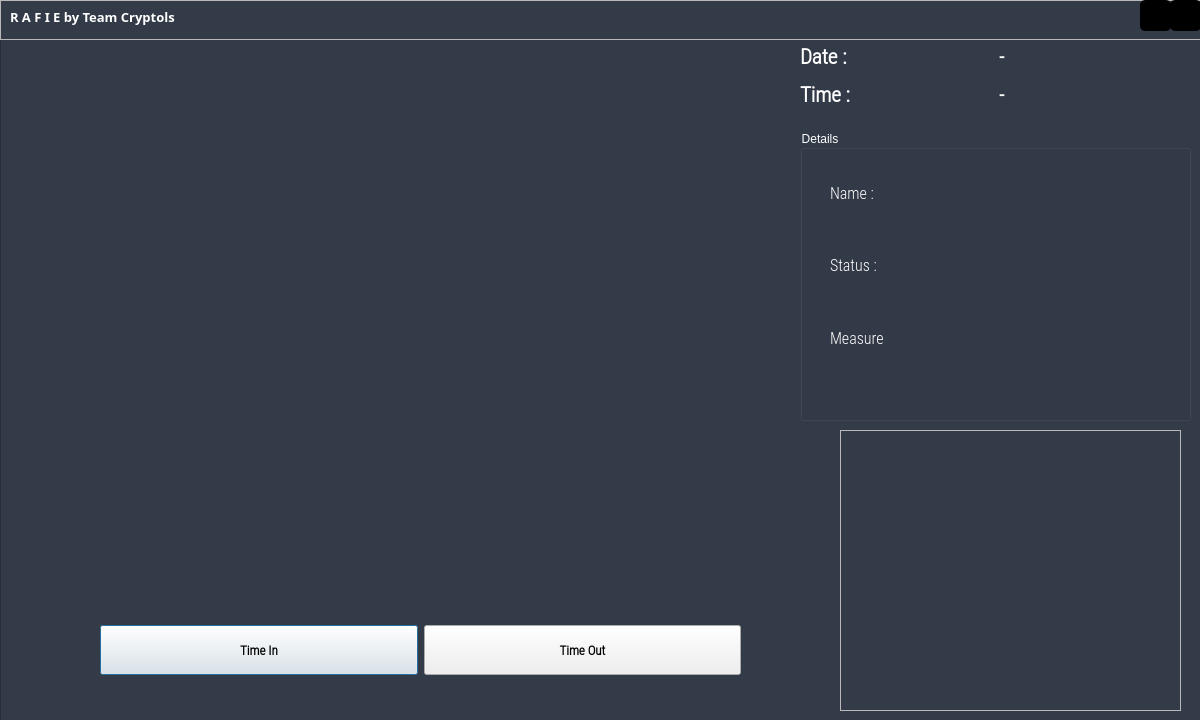
<?xml version="1.0" encoding="UTF-8"?>
<ui version="4.0">
 <class>OutputDialog</class>
 <widget class="QDialog" name="OutputDialog">
  <property name="geometry">
   <rect>
    <x>0</x>
    <y>0</y>
    <width>1200</width>
    <height>720</height>
   </rect>
  </property>
  <property name="minimumSize">
   <size>
    <width>0</width>
    <height>0</height>
   </size>
  </property>
  <property name="maximumSize">
   <size>
    <width>1280</width>
    <height>720</height>
   </size>
  </property>
  <property name="font">
   <font>
    <family>Calibri</family>
    <weight>75</weight>
    <bold>true</bold>
   </font>
  </property>
  <property name="windowTitle">
   <string>Face Recognition Attendance App</string>
  </property>
  <property name="windowIcon">
   <iconset>
    <normaloff>:/icon/icon.png</normaloff>:/icon/icon.png</iconset>
  </property>
  <property name="styleSheet">
   <string notr="true">QDialog#OutputDialog{
background-color: rgb(52, 59, 72);
}</string>
  </property>
  <widget class="QFrame" name="frame_3">
   <property name="geometry">
    <rect>
     <x>0</x>
     <y>0</y>
     <width>1201</width>
     <height>721</height>
    </rect>
   </property>
   <property name="styleSheet">
    <string notr="true">QFrame#frame_3{
background-color: rgb(52, 59, 72);
}</string>
   </property>
   <property name="frameShape">
    <enum>QFrame::StyledPanel</enum>
   </property>
   <property name="frameShadow">
    <enum>QFrame::Raised</enum>
   </property>
   <widget class="QLabel" name="imgLabel">
    <property name="geometry">
     <rect>
      <x>100</x>
      <y>120</y>
      <width>640</width>
      <height>471</height>
     </rect>
    </property>
    <property name="minimumSize">
     <size>
      <width>4</width>
      <height>0</height>
     </size>
    </property>
    <property name="maximumSize">
     <size>
      <width>640</width>
      <height>480</height>
     </size>
    </property>
    <property name="text">
     <string/>
    </property>
   </widget>
   <widget class="QWidget" name="gridLayoutWidget">
    <property name="geometry">
     <rect>
      <x>800</x>
      <y>40</y>
      <width>391</width>
      <height>71</height>
     </rect>
    </property>
    <layout class="QGridLayout" name="gridLayout_2">
     <item row="0" column="0">
      <widget class="QLabel" name="label">
       <property name="font">
        <font>
         <family>Roboto Condensed Light</family>
         <pointsize>16</pointsize>
         <weight>75</weight>
         <bold>true</bold>
        </font>
       </property>
       <property name="styleSheet">
        <string notr="true">color: rgb(255, 255, 255);</string>
       </property>
       <property name="text">
        <string>Date :</string>
       </property>
      </widget>
     </item>
     <item row="0" column="1">
      <widget class="QLabel" name="Date_Label">
       <property name="font">
        <font>
         <family>Roboto Condensed Light</family>
         <pointsize>15</pointsize>
         <weight>75</weight>
         <bold>true</bold>
        </font>
       </property>
       <property name="styleSheet">
        <string notr="true">color: rgb(255, 255, 255);</string>
       </property>
       <property name="text">
        <string>-</string>
       </property>
      </widget>
     </item>
     <item row="1" column="0">
      <widget class="QLabel" name="label_2">
       <property name="font">
        <font>
         <family>Roboto Condensed Light</family>
         <pointsize>16</pointsize>
         <weight>75</weight>
         <bold>true</bold>
        </font>
       </property>
       <property name="styleSheet">
        <string notr="true">color: rgb(255, 255, 255);</string>
       </property>
       <property name="text">
        <string>Time :</string>
       </property>
      </widget>
     </item>
     <item row="1" column="1">
      <widget class="QLabel" name="Time_Label">
       <property name="font">
        <font>
         <family>Roboto Condensed Light</family>
         <pointsize>15</pointsize>
         <weight>75</weight>
         <bold>true</bold>
        </font>
       </property>
       <property name="styleSheet">
        <string notr="true">color: rgb(255, 255, 255);</string>
       </property>
       <property name="text">
        <string>-</string>
       </property>
      </widget>
     </item>
    </layout>
   </widget>
   <widget class="QGroupBox" name="groupBox">
    <property name="geometry">
     <rect>
      <x>800</x>
      <y>130</y>
      <width>391</width>
      <height>291</height>
     </rect>
    </property>
    <property name="styleSheet">
     <string notr="true">color: rgb(255, 255, 255);</string>
    </property>
    <property name="title">
     <string>Details</string>
    </property>
    <widget class="QWidget" name="verticalLayoutWidget">
     <property name="geometry">
      <rect>
       <x>30</x>
       <y>30</y>
       <width>114</width>
       <height>211</height>
      </rect>
     </property>
     <layout class="QVBoxLayout" name="verticalLayout">
      <item>
       <widget class="QLabel" name="label_3">
        <property name="font">
         <font>
          <family>Roboto Condensed Light</family>
          <pointsize>12</pointsize>
          <weight>50</weight>
          <bold>false</bold>
         </font>
        </property>
        <property name="styleSheet">
         <string notr="true">color: rgb(255, 255, 255);</string>
        </property>
        <property name="text">
         <string>Name : </string>
        </property>
       </widget>
      </item>
      <item>
       <widget class="QLabel" name="label_4">
        <property name="font">
         <font>
          <family>Roboto Condensed Light</family>
          <pointsize>12</pointsize>
          <weight>50</weight>
          <bold>false</bold>
         </font>
        </property>
        <property name="styleSheet">
         <string notr="true">color: rgb(255, 255, 255);</string>
        </property>
        <property name="text">
         <string>Status :</string>
        </property>
       </widget>
      </item>
      <item>
       <widget class="QLabel" name="label_6">
        <property name="font">
         <font>
          <family>Roboto Condensed Light</family>
          <pointsize>12</pointsize>
          <weight>50</weight>
          <bold>false</bold>
         </font>
        </property>
        <property name="text">
         <string>Measure</string>
        </property>
       </widget>
      </item>
     </layout>
    </widget>
    <widget class="QWidget" name="verticalLayoutWidget_2">
     <property name="geometry">
      <rect>
       <x>120</x>
       <y>30</y>
       <width>131</width>
       <height>211</height>
      </rect>
     </property>
     <layout class="QVBoxLayout" name="verticalLayout_2">
      <item>
       <widget class="QLabel" name="NameLabel">
        <property name="font">
         <font>
          <family>Roboto Condensed Light</family>
          <pointsize>12</pointsize>
          <weight>50</weight>
          <bold>false</bold>
         </font>
        </property>
        <property name="styleSheet">
         <string notr="true">color: rgb(255, 255, 255);</string>
        </property>
        <property name="text">
         <string/>
        </property>
       </widget>
      </item>
      <item>
       <widget class="QLabel" name="StatusLabel">
        <property name="font">
         <font>
          <family>Roboto Condensed Light</family>
          <pointsize>12</pointsize>
          <weight>50</weight>
          <bold>false</bold>
         </font>
        </property>
        <property name="styleSheet">
         <string notr="true">color: rgb(255, 255, 255);</string>
        </property>
        <property name="text">
         <string/>
        </property>
       </widget>
      </item>
      <item>
       <widget class="QLabel" name="TimeMeasure_2">
        <property name="text">
         <string/>
        </property>
       </widget>
      </item>
     </layout>
    </widget>
   </widget>
   <widget class="QWidget" name="horizontalLayoutWidget">
    <property name="geometry">
     <rect>
      <x>100</x>
      <y>600</y>
      <width>641</width>
      <height>101</height>
     </rect>
    </property>
    <layout class="QHBoxLayout" name="horizontalLayout">
     <item>
      <widget class="QPushButton" name="ClockInButton">
       <property name="minimumSize">
        <size>
         <width>0</width>
         <height>50</height>
        </size>
       </property>
       <property name="font">
        <font>
         <family>Roboto Condensed Light</family>
         <pointsize>10</pointsize>
         <weight>75</weight>
         <bold>true</bold>
        </font>
       </property>
       <property name="styleSheet">
        <string notr="true"/>
       </property>
       <property name="text">
        <string>Time In</string>
       </property>
       <property name="checkable">
        <bool>true</bool>
       </property>
      </widget>
     </item>
     <item>
      <widget class="QPushButton" name="ClockOutButton">
       <property name="minimumSize">
        <size>
         <width>0</width>
         <height>50</height>
        </size>
       </property>
       <property name="font">
        <font>
         <family>Roboto Condensed Light</family>
         <pointsize>10</pointsize>
         <weight>75</weight>
         <bold>true</bold>
        </font>
       </property>
       <property name="text">
        <string>Time Out</string>
       </property>
       <property name="checkable">
        <bool>true</bool>
       </property>
      </widget>
     </item>
    </layout>
   </widget>
   <widget class="QFrame" name="frame_2">
    <property name="geometry">
     <rect>
      <x>0</x>
      <y>0</y>
      <width>1201</width>
      <height>40</height>
     </rect>
    </property>
    <property name="frameShape">
     <enum>QFrame::StyledPanel</enum>
    </property>
    <property name="frameShadow">
     <enum>QFrame::Raised</enum>
    </property>
    <widget class="QPushButton" name="btnMin">
     <property name="geometry">
      <rect>
       <x>1140</x>
       <y>0</y>
       <width>31</width>
       <height>31</height>
      </rect>
     </property>
     <property name="styleSheet">
      <string notr="true">
QPushButton{
	background-color: rgb(0, 0, 0);
	border-radius: 5px;
	color: rgb(255, 255, 255);
}
QPushButton:hover{
	background-color: rgb(57, 65, 80);
	color:rgb(255, 255, 255);
	border: 2px solid rgb(61, 70, 86);
}
QPushButton:pressed{
	background-color: rgb(35, 40, 49);
	color:rgb(255, 255, 255);
	border-left: 1px solid rgb(110, 144, 76);
	border-right: 1px solid rgb(110, 144, 76);
	border-top: 5px solid rgb(110, 144, 76);
	border-bottom: none;
}</string>
     </property>
     <property name="text">
      <string/>
     </property>
     <property name="icon">
      <iconset>
       <normaloff>../../../../../Desktop/UIRAFIE/Simple_PySide_Base-master/icons/24x24/cil-minus.png</normaloff>../../../../../Desktop/UIRAFIE/Simple_PySide_Base-master/icons/24x24/cil-minus.png</iconset>
     </property>
    </widget>
    <widget class="QPushButton" name="btnClose">
     <property name="geometry">
      <rect>
       <x>1170</x>
       <y>0</y>
       <width>31</width>
       <height>31</height>
      </rect>
     </property>
     <property name="styleSheet">
      <string notr="true">
QPushButton{
	background-color: rgb(0, 0, 0);
	border-radius: 5px;
	color: rgb(255, 255, 255);
}
QPushButton:hover{
	background-color: rgb(57, 65, 80);
	color:rgb(255, 255, 255);
	border: 2px solid rgb(61, 70, 86);
}
QPushButton:pressed{
	background-color: rgb(35, 40, 49);
	color:rgb(255, 255, 255);
	border-left: 1px solid rgb(110, 144, 76);
	border-right: 1px solid rgb(110, 144, 76);
	border-top: 5px solid rgb(110, 144, 76);
	border-bottom: none;
}</string>
     </property>
     <property name="text">
      <string/>
     </property>
     <property name="icon">
      <iconset>
       <normaloff>../../../../../Desktop/UIRAFIE/Simple_PySide_Base-master/icons/24x24/cil-power-standby.png</normaloff>../../../../../Desktop/UIRAFIE/Simple_PySide_Base-master/icons/24x24/cil-power-standby.png</iconset>
     </property>
    </widget>
    <widget class="QLabel" name="label_title_bar_top">
     <property name="geometry">
      <rect>
       <x>10</x>
       <y>0</y>
       <width>740</width>
       <height>33</height>
      </rect>
     </property>
     <property name="font">
      <font>
       <family>Montserrat</family>
       <pointsize>10</pointsize>
       <weight>75</weight>
       <bold>true</bold>
      </font>
     </property>
     <property name="styleSheet">
      <string notr="true">background: transparent;
color: rgb(255,255,255);
</string>
     </property>
     <property name="text">
      <string>R A F I E by Team Cryptols</string>
     </property>
    </widget>
   </widget>
   <widget class="QFrame" name="frame">
    <property name="geometry">
     <rect>
      <x>840</x>
      <y>430</y>
      <width>341</width>
      <height>281</height>
     </rect>
    </property>
    <property name="styleSheet">
     <string notr="true">border-image: url(:/rafierobot/RAFIEROBOT.png);</string>
    </property>
    <property name="frameShape">
     <enum>QFrame::StyledPanel</enum>
    </property>
    <property name="frameShadow">
     <enum>QFrame::Raised</enum>
    </property>
   </widget>
  </widget>
 </widget>
 <resources>
  <include location="../../../../Face-Recogntion-PyQt-master/Face_Detection_PyQt_Final/resource.qrc"/>
  <include location="../../../../Face-Recogntion-PyQt-master/Face_Detection_PyQt_Final/rafierobot.qrc"/>
 </resources>
 <connections/>
</ui>
